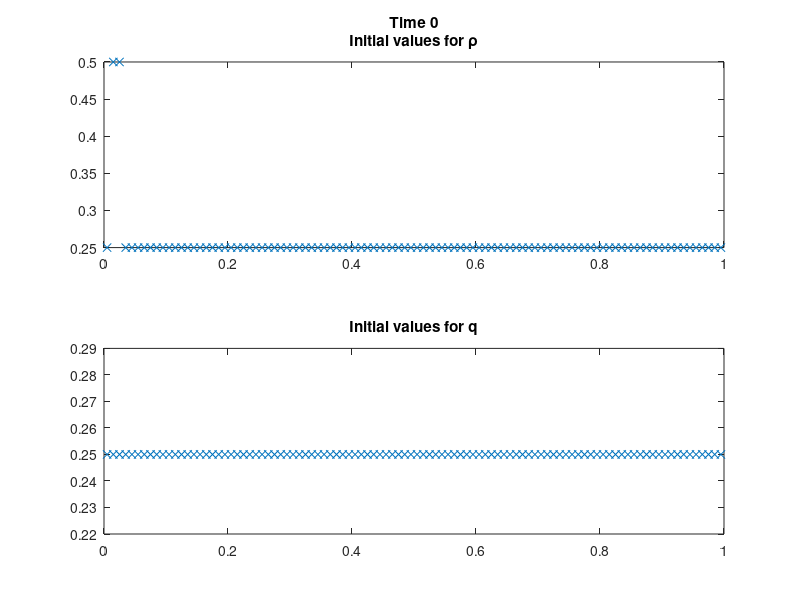

Write the MATLAB code that produced this figure. (Note: this script raises an error after producing the figure.)
%GodunovSplitting for the system: 
%   dtP + 1/H*dx((1-P)^H*Z) = 0
%   dtZ + dxZ               = -1/epsilon(Z-H*F(P)/((1-P)^H))
%the PDE is solved with GodunovScheme
%   dtP + dxQ                           = 0
%   dtQ + HQ/(1-P)dxP + (1-HQ/(1-P))dxQ = 0
%for the ODE we take the resulting Q to get Z
%   Z = HQ/((1-P)^H)
%the ODE:
%   dtP = 0
%   dtZ = -1/epsilon*(Z-H*F(P)/((1-P)^H))
%We have to distinguish two cases
%epsilon=0:
%   Z = H*F(p)/((1-p)^H)
%for epsilon > 0 we can solve the ODE and get
%   Z(t) = exp(-dt/epsilon)(Z0 + epsilon*C*exp(dt/epsilon)-epsilon*C)
%with C = H*F(P)/(epsilon*(1-P)^H)

%Setting the model-parameters
%H >= 1, shouldn't be choosen to large since it's the distance in the 
%Taylor approximation
H = 1;
%for epsilon->0 the model should behave like the LWR-model, epsilon is
%allowed to be zero
epsilon = 0.01;

%Setting the parameters for the numerical method
%number of cells
N = 100;
%the intervall
a = 0;
b = 1;
%cell size
dx = (b-a)/N;
%cell vector
x = (a+dx/2:dx:b-dx/2);

%Set the initial values
u0 = 1/4*ones(2,N);
u0(1,2:3) = 2*u0(1,2:3);
t = 0;

%Plot the initial data
figure
%plot for p
plot_p = subplot(2,1,1);
plot(plot_p,x,u0(1,:),'x')
title(plot_p,{['Time ',num2str(t)];'Initial values for \rho'})
%plot for q
plot_q = subplot(2,1,2);
plot(plot_q,x,u0(2,:),'x');
title(plot_q,'Initial values for q')
%since the values for q and p are between zero and one we can fix the axes
axis([plot_p,plot_q],[a b 0 1.1])
pause

u = u0;
for i = 1:2*N
    
    %solving the homogenous PDE
    dt = get_dt(H,u,dx);
    u_star = godunovStep(u,dt,dx,H);
    t = t+dt;
    
    %solving the inhomogenous ODE 
    p = u_star(1,:);
    q_star = u_star(2,:);
    C = H*p./(epsilon*(1-p).^(H-1));
    z0 = H*q_star./((1-p).^H);
    if epsilon == 0 
        z = H*C;
    else
        z = exp(-1/epsilon*dt).*(z0 + epsilon*C.*exp(1/epsilon*dt) - epsilon*C);
    end
    q = 1/H*(1-p).^H.*z;
    t = t + dt;
    
    %putting together the solution
    u = [p;q];
    
    %plot the solution at the current time
    plot_p = subplot(2,1,1);
    plot(plot_p,x,u(1,:),'x');
    title(plot_p,{['Time ',num2str(t)];'Values for \rho'})
    plot_q = subplot(2,1,2);
    plot(plot_q,x,u(2,:),'x');
    title(plot_q,'Values for q')
    pause(2*dt);
    
end
    
